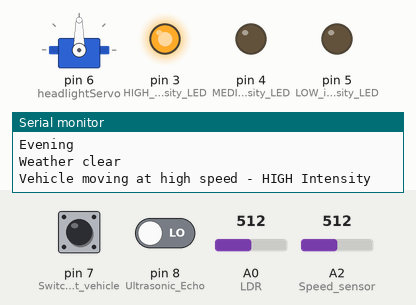
This sketch was run on a simulated Arduino Uno, built with avr-gcc and run on an emulated ATmega328P. Shown: servo, output pins drawn as LEDs (lit = HIGH), the last lines printed to the serial monitor. The inputs (shaded band) are chosen by the test bench; at power-on: A2 (Speed_sensor) = 512, pin 7 (Switch_to_detect_vehicle) HIGH, pin 8 (Ultrasonic_Echo) LOW, A0 (LDR) = 512. Pins used as bus, display or sensor lines are not drawn.

Above: at 1.2 s.
1.3 s: A2 (Speed_sensor) set to 135
4.2 s: A2 (Speed_sensor) set to 114
At 6.0 s:
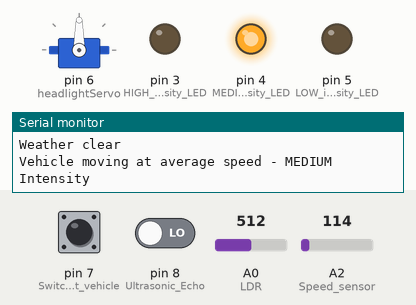
6.6 s: A2 (Speed_sensor) set to 66
8.3 s: A2 (Speed_sensor) set to 54
At 10.6 s:
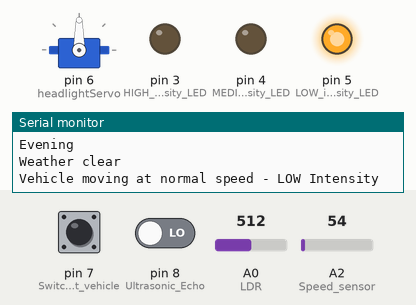
Timing chart, 0 to 12.1 s (numbered marks = the images above; inputs shaded):
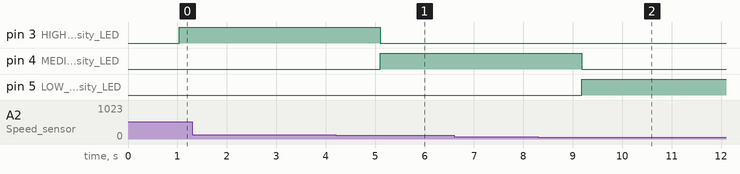

The sketch:

code.ino
```cpp
#include <Servo.h> // Include Servo library

Servo headlightServo; // Servo for headlight direction

void setup() {
  // Input pins
  pinMode(A0, INPUT);   // LDR (light sensor)
  pinMode(8, INPUT);    // Ultrasonic Echo
  pinMode(7, INPUT);    // Switch to detect vehicle stop/start
  pinMode(A2, INPUT);   // Speed sensor
  pinMode(2, INPUT);    // Rain sensor

  // Output pins
  pinMode(3, OUTPUT); // HIGH intensity LED
  pinMode(4, OUTPUT); // MEDIUM intensity LED
  pinMode(5, OUTPUT); // LOW intensity LED
  pinMode(9, OUTPUT); // Ultrasonic trigger
  pinMode(2, OUTPUT); // Rain sensor (if active-high)

  Serial.begin(9600); // Initialize serial communication

  headlightServo.attach(6); // Attach servo to pin 6
  headlightServo.write(90); // Initialize servo to center position
}

void loop() {
  int light = analogRead(A0); // Read LDR value
  int rain = digitalRead(2);   // Read rain sensor
  int swit = digitalRead(7);   // Read vehicle stop/start switch

  // Trigger ultrasonic sensor
  digitalWrite(9, HIGH);
  delay(10);
  digitalWrite(9, LOW);

  // Measure pulse duration from ultrasonic sensor
  float time = pulseIn(8, HIGH);
  float distance = 0.033 * time / 2;      // distance in cm
  distance = (distance - 500) / 10;       // calibration (adjust if needed)
  distance = abs(distance);               // make positive

  // Correct speed calculation
  int speedRaw = analogRead(A2);         // Read speed sensor analog value
  float speed = (speedRaw * 5.0 / 1023) * 100; // Map voltage to speed (0-100 km/h approx.)

  if (swit == 0) {
    Serial.println("Vehicle is stopped");
    headlightServo.write(90); // Keep headlights straight
  } else {
    Serial.print("Distance: ");
    Serial.println(distance);

    // Automatic headlight direction based on distance
    if (distance < 35) {
      headlightServo.write(70); // Tilt down to avoid blinding oncoming vehicles
    } else {
      headlightServo.write(90); // Normal forward position
    }

    // Evening light condition
    if (light >= 300 && light <= 600) {
      Serial.println("Evening");
      if (rain == 0) {
        Serial.println("Weather clear");
      } else {
        Serial.println("It's raining now");
      }
    }
    // Night light condition
    else if (light < 300) {
      Serial.println("Night");
      if (rain == 0) {
        Serial.println("Weather clear");
      } else {
        Serial.println("It's raining now");
      }
    }
    // Day light condition
    else {
      Serial.println("Day");
    }

    // LED intensity based on speed and distance
    if (distance > 35) { // Path clear
      if (speed <= 30) {
        Serial.println("Vehicle moving at normal speed - LOW Intensity");
        digitalWrite(5, HIGH);
        digitalWrite(4, LOW);
        digitalWrite(3, LOW);
      }
      else if (speed > 30 && speed < 60) {
        Serial.println("Vehicle moving at average speed - MEDIUM Intensity");
        digitalWrite(4, HIGH);
        digitalWrite(5, LOW);
        digitalWrite(3, LOW);
      }
      else {
        Serial.println("Vehicle moving at high speed - HIGH Intensity");
        digitalWrite(3, HIGH);
        digitalWrite(4, LOW);
        digitalWrite(5, LOW);
      }
    }
    else { // Vehicle coming / obstacle detected
      if (speed <= 30) {
        Serial.println("Vehicle moving at normal speed - MEDIUM Intensity");
        digitalWrite(4, HIGH);
        digitalWrite(3, LOW);
        digitalWrite(5, LOW);
      }
      else if (speed > 30 && speed < 60) {
        Serial.println("Vehicle moving at average speed - LOW Intensity");
        digitalWrite(5, HIGH);
        digitalWrite(3, LOW);
        digitalWrite(4, LOW);
      }
      else {
        Serial.println("Vehicle moving at high speed - MEDIUM Intensity");
        digitalWrite(4, HIGH);
        digitalWrite(3, LOW);
        digitalWrite(5, LOW);
      }
    }
  }

  delay(1000); // 1-second delay between loops
}
```

Measured:
- the behaviour switches between 123 and 122 on A2 (Speed_sensor) (found by bisection; images 0 and 1)
- the behaviour switches between 62 and 61 on A2 (Speed_sensor) (found by bisection; images 1 and 2)
- after the input at 4.2 s, pin 3 (HIGH_intensity_LED): HIGH → LOW after 0.91 s; pin 4 (MEDIUM_intensity_LED): LOW → HIGH after 0.91 s
- after the input at 8.3 s, pin 4 (MEDIUM_intensity_LED): HIGH → LOW after 0.88 s; pin 5 (LOW_intensity_LED): LOW → HIGH after 0.88 s
